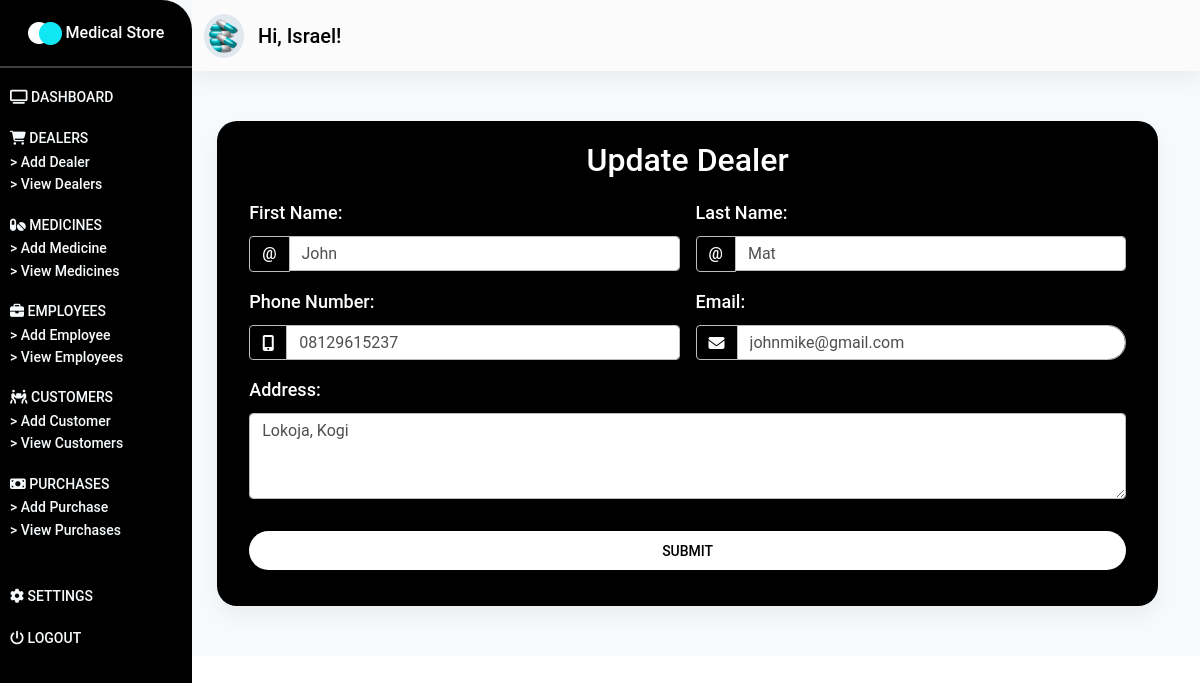
The page /dealers/update-dealer/2/ (signed in) on the database its author committed.
### store/models.py (models this page shows, shortened)
class Dealer(models.Model):
    fname = models.CharField(max_length=100)
    lname = models.CharField(max_length=100)
    address = models.TextField()
    phone_number = models.CharField(max_length=15)
    email = models.CharField(max_length=50)

### store/views.py (the view, shortened to what this page needs)
# urls.py: path('dealers/update-dealer/<int:pk>/', update_dealer, name="update-dealer"),
@login_required(login_url="/login/")
def update_dealer(request, pk):
    dealer = Dealer.objects.get(id=pk)
    form = UpdateDealerForm(instance=dealer)
    context = {
        "form": form,
    }
    return render(request, "store/update-dealer.html", context)

### store/templates/store/update-dealer.html (shortened to what this page needs)
{% extends 'store/base.html' %}
{% load static %}
{% block content %}
    <section id="dashboard_section" class="dashboard_section">
        {% include "store/_dashboard-bar.html" %}
        <div class="container-fluid">
            <div class="add_dealer">
                <div class="dealer__card card">
                    <p class="h2">
                        Update Dealer
                    </p>
                    <div class="add__dealer__form">
                        <div class="container">
                            <form method="POST" class="row g-3">
                                <div class="col-md-6">
                                    <label for="validationCustomFirstName" class="form-label">
                                        First Name:
                                    </label>
                                    <div class="input-group">
                                        <span class="input-group-text" id="inputGroupPrepend">@</span>
                                        {{ form.fname }}
                                    </div>
                                </div>
                                <div class="col-md-6">
                                    <label for="validationCustomLastName" class="form-label">
                                        Last Name:
                                    </label>
                                    <div class="input-group">
                                        <span class="input-group-text" id="inputGroupPrepend">@</span>
                                        {{ form.lname }}
                                    </div>
                                </div>
                                <div class="col-md-6">
                                    <label for="validationPhoneNumber" class="form-label">
                                        Phone Number:
                                    </label>
                                    <div class="input-group">
                                        <span class="input-group-text" id="inputGroupPrepend">
                                            <i class="fa fa-mobile" aria-hidden="true"></i>
                                        </span>
                                        {{ form.phone_number }}
                                    </div>
                                </div>
                                <div class="col-md-6">
                                    <label for="validationEmail" class="form-label">
                                        Email:
                                    </label>
                                    <div class="input-group">
                                        <span class="input-group-text" id="inputGroupPrepend">
                                            <i class="fa fa-envelope" aria-hidden="true"></i>
                                        </span>
                                        {{ form.email }}
                                    </div>
                                </div>
                                <div class="col-md-12">
                                   <div class="form-group">
                                     <label for="validationAddress" class="form-label">
                                        Address:
                                     </label>
                                     {{ form.address }}
                                   </div>
                                </div>
                                <div class="col-12 pt-3">
                                    <div class="col-12 pb-3">
                                        <button class="btn btn-block login-button" type="submit">
                                            Submit
                                        </button>
                                    </div>
                                </div>
                            </form>
                        </div>
                    </div>
                </div>
            </div>
        </div>
    </section>
{% endblock content %}

### store/static/css/styles.css (style rules this page uses)
* { margin: 0%; padding: 0%; box-sizing: border-box; }
label.form-label { color: #fff !important; font-size: 18px; font-weight: 550; }
span.input-group-text { color: #fff !important; font-weight: 550; }
input.form-control.user_input, input.form-control.password_input { border-radius: 0px 20px 20px 0px !important; }
button.login-button { background-color: #fff; border-radius: 20px; font-size: 14px; font-weight: 550; color: #000 !important; }
section.dashboard_section { --bg-opacity: 1; background-color: #f7fafc; background-size: contain; }
div.add_dealer { margin-top: 50px; padding-bottom: 50px; }
div.dealer__card, div.medicine__card, div.employee__card, div.customer__card, div.purchase__card, div.confirm__card { padding: 20px; background-color: #000; width: 80%; margin: auto; margin-right: 30px; border-radius: 20px; }
div.dealer__card p.h2, div.medicine__card p.h2, div.employee__card p.h2, div.customer__card p.h2, div.purchase__card p.h2, div.confirm__card p.h2 { text-align: center; color: #fff; margin-bottom: 20px; font-weight: 550; }

### rows shown on the page
Dealer: fname "John", lname "Mat", phone_number "08129615237", email "johnmike@gmail.com", address "Lokoja, Kogi"
